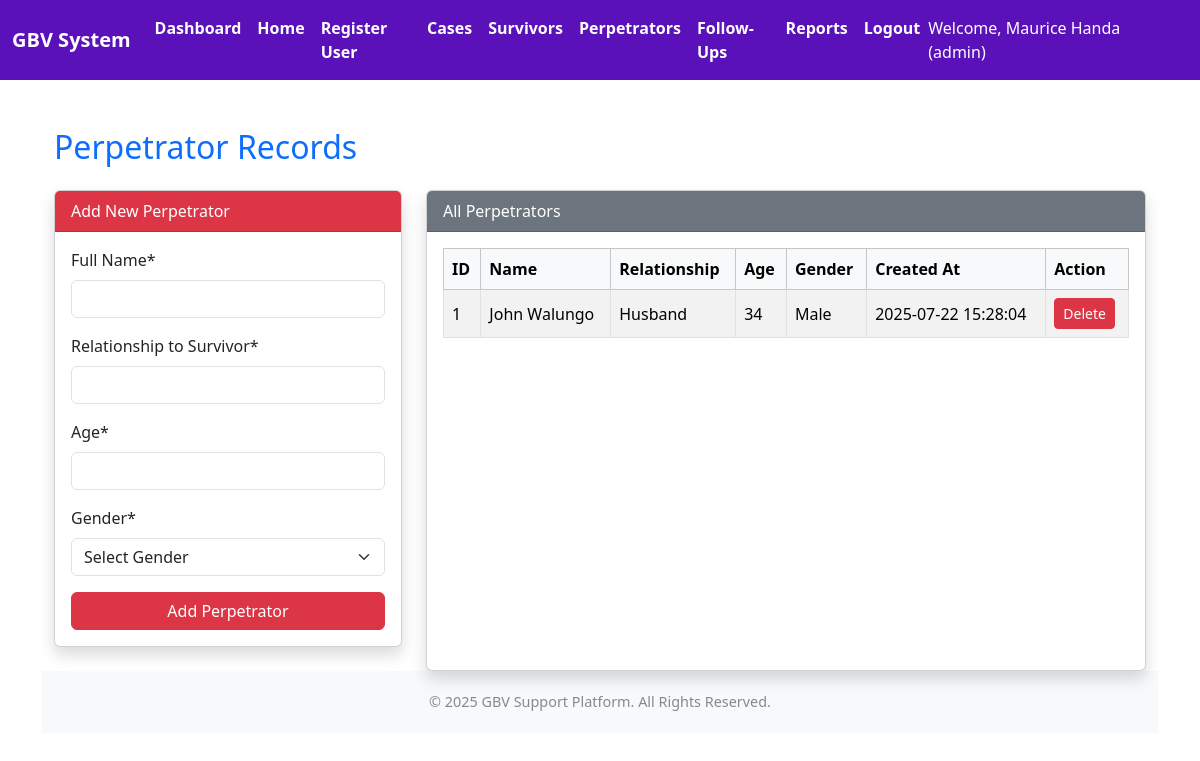
Screenshot of /perpetrators.php (signed in) with the database file from the repository.
### tables this page shows
CREATE TABLE `perpetrators` (
  `perpetrator_id` int(11) NOT NULL,
  `full_name` varchar(100) DEFAULT NULL,
  `relation_to_survivor` varchar(50) DEFAULT NULL,
  `phone` varchar(30) DEFAULT NULL,
  `age` int(11) DEFAULT NULL,
  `gender` enum('Male','Female','Other') DEFAULT NULL,
  `relationship_to_survivor` varchar(100) DEFAULT NULL,
  `contact` varchar(100) DEFAULT NULL,
  `location` varchar(255) DEFAULT NULL,
  `created_by` int(11) DEFAULT NULL,
  `created_at` datetime DEFAULT current_timestamp()
);

### perpetrators.php (the view, shortened to what this page needs)
<?php
include 'header.php';
require 'config.php';
$perpetrators = [];
$result = $conn->query("SELECT * FROM perpetrators ORDER BY created_at DESC");
if ($result) {
    while ($row = $result->fetch_assoc()) {
        $perpetrators[] = $row;
    }
}
?>
<div class="container mt-5">
    <h2 class="mb-4 text-primary">Perpetrator Records</h2>
    <div class="row">
        <div class="col-md-4 mb-4">
            <div class="card shadow h-100">
                <div class="card-header bg-danger text-white">
                    Add New Perpetrator
                </div>
                <div class="card-body">
                    <form method="POST">
                        <div class="mb-3">
                            <label class="form-label">Full Name*</label>
                            <input type="text" name="full_name" class="form-control" required>
                        </div>
                        <div class="mb-3">
                            <label class="form-label">Relationship to Survivor*</label>
                            <input type="text" name="relationship_to_survivor" class="form-control" required>
                        </div>
                        <div class="mb-3">
                            <label class="form-label">Age*</label>
                            <input type="number" name="age" class="form-control" required min="1" max="120">
                        </div>
                        <div class="mb-3">
                            <label class="form-label">Gender*</label>
                            <select name="gender" class="form-select" required>
                                <option value="">Select Gender</option>
                            </select>
                        </div>
                        <button type="submit" name="add_perpetrator" class="btn btn-danger w-100">Add Perpetrator</button>
                    </form>
                </div>
            </div>
        </div>
        <div class="col-md-8">
            <div class="card shadow h-100">
                <div class="card-header bg-secondary text-white">
                    All Perpetrators
                </div>
                <div class="card-body">
                    <?php if (count($perpetrators) > 0): ?>
                    <div class="table-responsive">
                        <table class="table table-bordered table-striped align-middle">
                            <thead class="table-light">
                                <tr>
                                    <th>ID</th>
                                    <th>Name</th>
                                    <th>Relationship</th>
                                    <th>Age</th>
                                    <th>Gender</th>
                                    <th>Created At</th>
                                    <th>Action</th>
                                </tr>
                            </thead>
                            <tbody>
                                <?php foreach ($perpetrators as $p): ?>
                                <tr>
                                    <td><?= $p['perpetrator_id'] ?></td>
                                    <td><?= htmlspecialchars($p['full_name']) ?></td>
                                    <td><?= htmlspecialchars($p['relationship_to_survivor']) ?></td>
                                    <td><?= $p['age'] ?></td>
                                    <td><?= $p['gender'] ?></td>
                                    <td><?= $p['created_at'] ?></td>
                                    <td>
                                        <a href="?delete=<?= $p['perpetrator_id'] ?>" class="btn btn-sm btn-danger" onclick="return confirm('Delete this record?')">Delete</a>
                                    </td>
                                </tr>
                                <?php endforeach; ?>
                            </tbody>
                        </table>
                    </div>
                    <?php else: ?>
                        <p class="text-muted">No perpetrators recorded yet.</p>
                    <?php endif; ?>
                </div>
            </div>
        </div>
    </div>
</div>
<?php include 'footer.php'; ?>

### rows the page displays
perpetrators: perpetrator_id "1", full_name "John Walungo", relationship_to_survivor "Husband", age "34", gender "Male", created_at "2025-07-22 15:28:04"

### other values shown
$_SESSION['full_name'] "Maurice Handa"
$role "admin"
